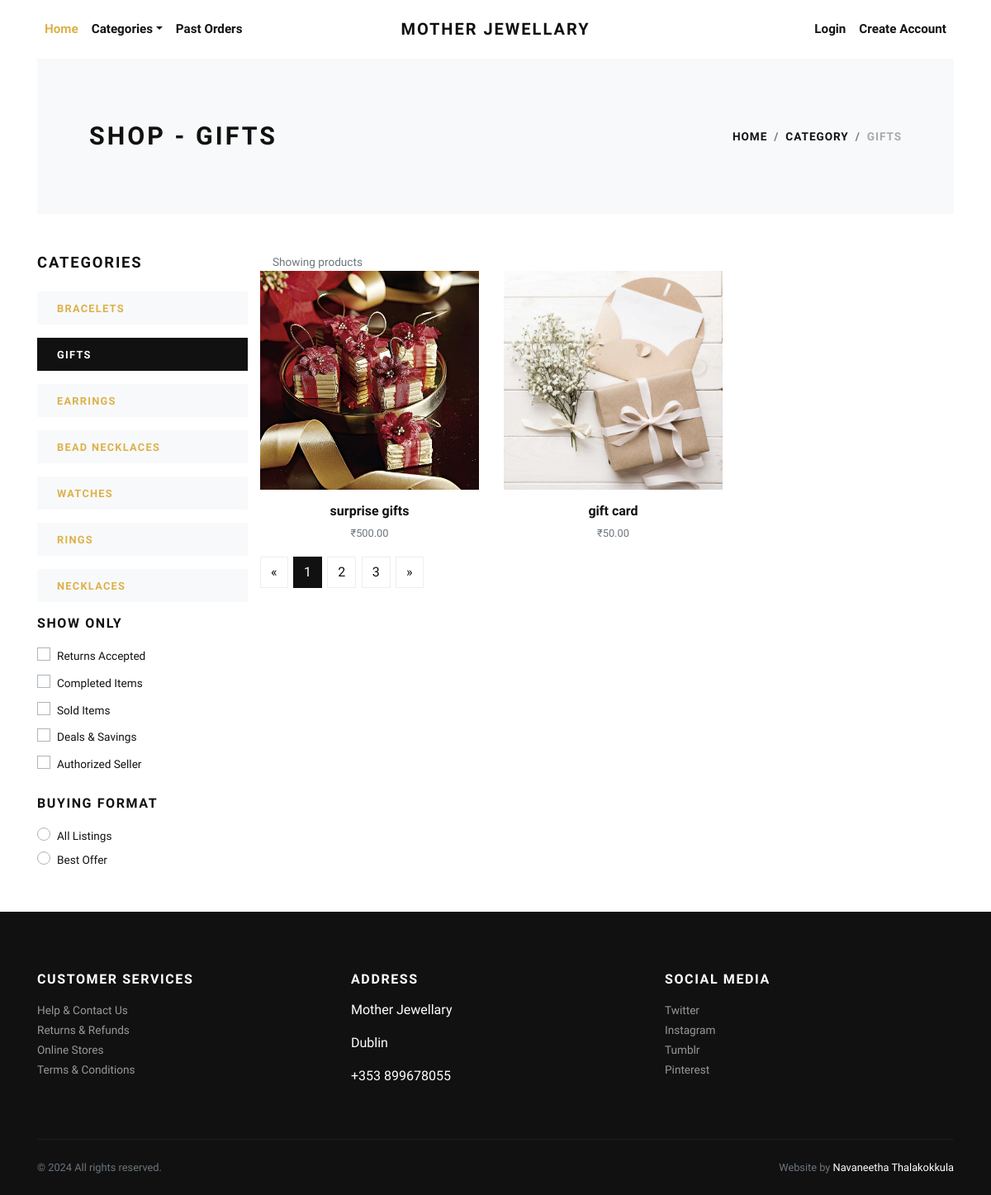
The app's page /gifts/ with its own data.
### store/models.py (models this page shows, shortened)
class Category(models.Model):
    title = models.CharField(max_length=50, verbose_name="Category Title")
    slug = models.SlugField(max_length=55, verbose_name="Category Slug")
    description = models.TextField(blank=True, verbose_name="Category Description")
    category_image = models.ImageField(upload_to='category', blank=True, null=True, verbose_name="Category Image")
    is_active = models.BooleanField(verbose_name="Is Active?")
    is_featured = models.BooleanField(verbose_name="Is Featured?")
    created_at = models.DateTimeField(auto_now_add=True, verbose_name="Created Date")
    updated_at = models.DateTimeField(auto_now=True, verbose_name="Updated Date")
    class Meta:
        verbose_name_plural = 'Categories'
        ordering = ('-created_at', )

class Product(models.Model):
    title = models.CharField(max_length=150, verbose_name="Product Title")
    slug = models.SlugField(max_length=160, verbose_name="Product Slug")
    sku = models.CharField(max_length=255, unique=True, verbose_name="Unique Product ID (SKU)")
    short_description = models.TextField(verbose_name="Short Description")
    detail_description = models.TextField(blank=True, null=True, verbose_name="Detail Description")
    product_image = models.ImageField(upload_to='product', blank=True, null=True, verbose_name="Product Image")
    price = models.DecimalField(max_digits=8, decimal_places=2)
    category = models.ForeignKey(Category, verbose_name="Product Categoy", on_delete=models.CASCADE)
    is_active = models.BooleanField(verbose_name="Is Active?")
    is_featured = models.BooleanField(verbose_name="Is Featured?")
    created_at = models.DateTimeField(auto_now_add=True, verbose_name="Created Date")
    updated_at = models.DateTimeField(auto_now=True, verbose_name="Updated Date")
    class Meta:
        verbose_name_plural = 'Products'
        ordering = ('-created_at', )

### store/views.py (the view)
# urls.py: path('<slug:slug>/', views.category_products, name="category-products"),
def category_products(request, slug):
    category = get_object_or_404(Category, slug=slug)
    products = Product.objects.filter(is_active=True, category=category)
    categories = Category.objects.filter(is_active=True)
    context = {
        'category': category,
        'products': products,
        'categories': categories,
    }
    return render(request, 'store/category_products.html', context)

### store/context_preprocessors.py (called while the page is built)
def store_menu(request):
    categories = Category.objects.filter(is_active=True)
    context = {
        'categories_menu': categories,
    }
    return context

def cart_menu(request):
    if request.user.is_authenticated:
        cart_items= Cart.objects.filter(user=request.user)
        context = {
            'cart_items': cart_items,
        }
    else:
        context = {}
    return context

### templates/store/category_products.html (shortened to what this page needs)
{% extends 'base.html' %}
{% load static %}
    {% block content %}
      <div class="container">
        <section class="py-5 bg-light">
          <div class="container">
            <div class="row px-4 px-lg-5 py-lg-4 align-items-center">
              <div class="col-lg-6">
                <h1 class="h2 text-uppercase mb-0">Shop - {{category.title}}</h1>
              </div>
              <div class="col-lg-6 text-lg-right">
                <nav aria-label="breadcrumb">
                  <ol class="breadcrumb justify-content-lg-end mb-0 px-0">
                    <li class="breadcrumb-item"><a href="{% url 'store:home' %}">Home</a></li>
                    <li class="breadcrumb-item"><a href="{% url 'store:all-categories' %}">Category</a></li>
                    <li class="breadcrumb-item active" aria-current="page">{{category.title}}</li>
                  </ol>
                </nav>
              </div>
            </div>
          </div>
        </section>
        <section class="py-5">
          <div class="container p-0">
            <div class="row">
              <div class="col-lg-3 order-2 order-lg-1">
                <h5 class="text-uppercase mb-4">Categories</h5>
                {% if categories %}
                  {% for cat in categories %}
                    <a href="{% url 'store:category-products' cat.slug %}">
                      <div class="py-2 px-4 {% if category == cat %}bg-dark text-white {% else %}bg-light{% endif %} mb-3">
                        <strong class="small text-uppercase font-weight-bold">{{cat.title}}</strong>
                      </div>
                    </a>
                  {% endfor %}
                {% endif %}
                <h6 class="text-uppercase mb-3">Show only</h6>
                <div class="custom-control custom-checkbox mb-1">
                  <label class="custom-control-label text-small" for="customCheck1">Returns Accepted</label>
                </div>
                <div class="custom-control custom-checkbox mb-1">
                  <label class="custom-control-label text-small" for="customCheck3">Completed Items</label>
                </div>
                <div class="custom-control custom-checkbox mb-1">
                  <label class="custom-control-label text-small" for="customCheck4">Sold Items</label>
                </div>
                <div class="custom-control custom-checkbox mb-1">
                  <label class="custom-control-label text-small" for="customCheck5">Deals &amp; Savings</label>
                </div>
                <div class="custom-control custom-checkbox mb-4">
                  <label class="custom-control-label text-small" for="customCheck6">Authorized Seller</label>
                </div>
                <h6 class="text-uppercase mb-3">Buying format</h6>
                <div class="custom-control custom-radio">
                  <label class="custom-control-label text-small" for="customRadio1">All Listings</label>
                </div>
                <div class="custom-control custom-radio">
                  <label class="custom-control-label text-small" for="customRadio2">Best Offer</label>
                </div>
              </div>
              <div class="col-lg-9 order-1 order-lg-2 mb-5 mb-lg-0">
                <div class="row mb-3 align-items-center">
                  <div class="col-lg-6 mb-2 mb-lg-0">
                    <p class="text-small text-muted mb-0">Showing products</p>
                  </div>
                <div class="row">
                  {% if products %}
                    {% for product in products %}
                      <div class="col-lg-4 col-sm-6">
                        <div class="product text-center">
                          <div class="mb-3 position-relative">
                            <a class="d-block" href="{% url 'store:product-detail' product.slug %}">
                              {% if product.product_image %}
                                <img class="img-fluid w-100" src="{{product.product_image.url}}" alt="{{product.title}}">
                              {% else %}
                                <img class="img-fluid w-100" src="{% static 'img/product-1.jpg' %}" alt="{{product.title}}">
                              {% endif %}
                            </a>
                          </div>
                          <h6> <a class="reset-anchor" href="{% url 'store:product-detail' product.slug %}">{{product.title}}</a></h6>
                          <p class="small text-muted">₹{{product.price}}</p>
                        </div>
                      </div>
                    {% endfor %}
                  {% endif %}
                </div>
                <nav aria-label="Page navigation example">
                  <ul class="pagination justify-content-center justify-content-lg-end">
                    <li class="page-item"><a class="page-link" href="#" aria-label="Previous"><span aria-hidden="true">«</span></a></li>
                    <li class="page-item active"><a class="page-link" href="#">1</a></li>
                    <li class="page-item"><a class="page-link" href="#">2</a></li>
                    <li class="page-item"><a class="page-link" href="#">3</a></li>
                    <li class="page-item"><a class="page-link" href="#" aria-label="Next"><span aria-hidden="true">»</span></a></li>
                  </ul>
                </nav>
              </div>
            </div>
          </div>
        </section>
      </div>
      {% endblock content %}

### jewelryshop/static/css/style.default.css (style rules this page uses)
.text-small { font-size: 0.85rem !important; }
strong { font-weight: 700; }
.product img { -webkit-filter: grayscale(40%); filter: grayscale(40%); transition: all 0.3s; }
.text-uppercase { text-transform: uppercase; letter-spacing: 0.1em; }
.reset-anchor { color: inherit; transition: all 0.3s; }
body { font-family: "Libre Franklin", sans-serif; font-size: 1rem; font-weight: 400; line-height: 1.5; color: #111111; background-color: #fff; }
a { color: #dcb14a; text-decoration: none; }
h1, h2, h3, h4, h5, h6, .h1, .h2, .h3, .h4, .h5, .h6 { margin-bottom: 0.5rem; font-family: inherit; font-weight: 900; line-height: 1.2; color: inherit; }
h1, .h1 { font-size: 2.2rem; }
h2, .h2 { font-size: 1.9rem; }
h5, .h5 { font-size: 1.15rem; }
h6, .h6 { font-size: 1rem; }
small, .small { font-size: 80%; font-weight: 400; }
.page-item:first-child .page-link { border-top-left-radius: 0; border-bottom-left-radius: 0; }
.page-item:last-child .page-link { border-top-right-radius: 0; border-bottom-right-radius: 0; }
.page-item.active .page-link { color: #fff; background-color: #111111; border-color: #111111; }
.page-link { padding: 0.5rem 0.75rem; line-height: 1.25; color: #111111; background-color: none; border: 1px solid #eee; margin: 0.2rem; transition: all 0.3s; }
.bg-light { background-color: #f8f9fa !important; }
.bg-dark { background-color: #111111 !important; }
.custom-checkbox .custom-control-label::before { border-radius: 0; }
.custom-radio .custom-control-label::before { border-radius: 50%; }
.custom-control-label { font-weight: 400; line-height: 2.1em; cursor: pointer; }
.breadcrumb { background: #f8f9fa; }
.breadcrumb-item { font-size: 0.85rem; text-transform: uppercase; letter-spacing: 0.07em; font-weight: 900; color: #111111; }
.breadcrumb-item a { color: inherit; transition: all 0.3s; }
.breadcrumb-item.active { color: #aaa; }

### records on screen
Category: title "GIFTS"
Category: title "BRACELETS"
Category: title "EARRINGS"
Category: title "BEAD NECKLACES"
Category: title "WATCHES"
Category: title "RINGS"
Category: title "NECKLACES"
Product: product_image (picture), title "surprise gifts", price "500.00"
Product: product_image (picture), title "gift card", price "50.00"
